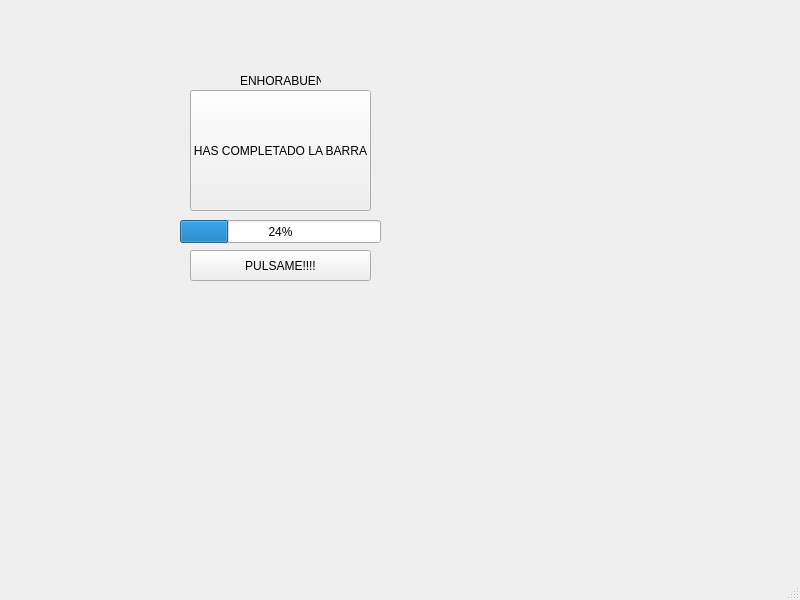
<?xml version="1.0" encoding="UTF-8"?>
<ui version="4.0">
 <class>MainWindow</class>
 <widget class="QMainWindow" name="MainWindow">
  <property name="geometry">
   <rect>
    <x>0</x>
    <y>0</y>
    <width>800</width>
    <height>600</height>
   </rect>
  </property>
  <property name="windowTitle">
   <string>MainWindow</string>
  </property>
  <widget class="QWidget" name="centralwidget">
   <widget class="QLabel" name="label">
    <property name="geometry">
     <rect>
      <x>240</x>
      <y>40</y>
      <width>81</width>
      <height>81</height>
     </rect>
    </property>
    <property name="text">
     <string>ENHORABUENA!</string>
    </property>
   </widget>
   <widget class="QPushButton" name="pushButton">
    <property name="geometry">
     <rect>
      <x>190</x>
      <y>90</y>
      <width>181</width>
      <height>121</height>
     </rect>
    </property>
    <property name="text">
     <string>HAS COMPLETADO LA BARRA</string>
    </property>
   </widget>
   <widget class="QProgressBar" name="progressBar">
    <property name="geometry">
     <rect>
      <x>180</x>
      <y>220</y>
      <width>201</width>
      <height>23</height>
     </rect>
    </property>
    <property name="value">
     <number>24</number>
    </property>
   </widget>
   <widget class="QPushButton" name="pushButton_2">
    <property name="geometry">
     <rect>
      <x>190</x>
      <y>250</y>
      <width>181</width>
      <height>31</height>
     </rect>
    </property>
    <property name="text">
     <string>PULSAME!!!!</string>
    </property>
   </widget>
  </widget>
  <widget class="QMenuBar" name="menubar">
   <property name="geometry">
    <rect>
     <x>0</x>
     <y>0</y>
     <width>800</width>
     <height>21</height>
    </rect>
   </property>
  </widget>
  <widget class="QStatusBar" name="statusbar"/>
 </widget>
 <resources/>
 <connections/>
</ui>
